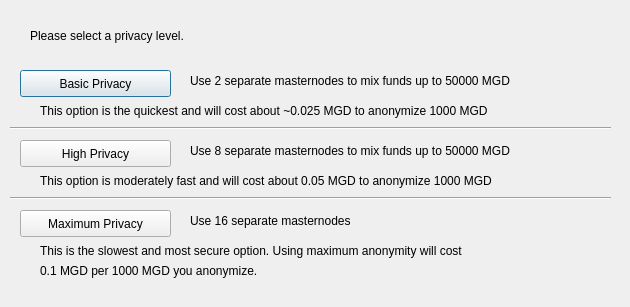
<?xml version="1.0" encoding="UTF-8"?>
<ui version="4.0">
 <class>DarksendConfig</class>
 <widget class="QDialog" name="DarksendConfig">
  <property name="geometry">
   <rect>
    <x>0</x>
    <y>0</y>
    <width>630</width>
    <height>307</height>
   </rect>
  </property>
  <property name="windowTitle">
   <string>Configure PrivateSend</string>
  </property>
  <widget class="QPushButton" name="buttonBasic">
   <property name="geometry">
    <rect>
     <x>20</x>
     <y>70</y>
     <width>151</width>
     <height>27</height>
    </rect>
   </property>
   <property name="text">
    <string>Basic Privacy</string>
   </property>
  </widget>
  <widget class="QPushButton" name="buttonHigh">
   <property name="geometry">
    <rect>
     <x>20</x>
     <y>140</y>
     <width>151</width>
     <height>27</height>
    </rect>
   </property>
   <property name="text">
    <string>High Privacy</string>
   </property>
  </widget>
  <widget class="QPushButton" name="buttonMax">
   <property name="geometry">
    <rect>
     <x>20</x>
     <y>210</y>
     <width>151</width>
     <height>27</height>
    </rect>
   </property>
   <property name="text">
    <string>Maximum Privacy</string>
   </property>
  </widget>
  <widget class="QLabel" name="label">
   <property name="geometry">
    <rect>
     <x>30</x>
     <y>20</y>
     <width>571</width>
     <height>31</height>
    </rect>
   </property>
   <property name="text">
    <string>Please select a privacy level.</string>
   </property>
  </widget>
  <widget class="QLabel" name="label_2">
   <property name="geometry">
    <rect>
     <x>190</x>
     <y>70</y>
     <width>421</width>
     <height>21</height>
    </rect>
   </property>
   <property name="text">
    <string>Use 2 separate masternodes to mix funds up to 50000 MGD</string>
   </property>
  </widget>
  <widget class="QLabel" name="label_3">
   <property name="geometry">
    <rect>
     <x>190</x>
     <y>140</y>
     <width>411</width>
     <height>21</height>
    </rect>
   </property>
   <property name="text">
    <string>Use 8 separate masternodes to mix funds up to 50000 MGD</string>
   </property>
  </widget>
  <widget class="QLabel" name="label_4">
   <property name="geometry">
    <rect>
     <x>190</x>
     <y>210</y>
     <width>421</width>
     <height>21</height>
    </rect>
   </property>
   <property name="text">
    <string>Use 16 separate masternodes</string>
   </property>
  </widget>
  <widget class="QLabel" name="label_6">
   <property name="geometry">
    <rect>
     <x>40</x>
     <y>100</y>
     <width>561</width>
     <height>21</height>
    </rect>
   </property>
   <property name="text">
    <string>This option is the quickest and will cost about ~0.025 MGD to anonymize 1000 MGD</string>
   </property>
  </widget>
  <widget class="QLabel" name="label_7">
   <property name="geometry">
    <rect>
     <x>40</x>
     <y>170</y>
     <width>561</width>
     <height>21</height>
    </rect>
   </property>
   <property name="text">
    <string>This option is moderately fast and will cost about 0.05 MGD to anonymize 1000 MGD</string>
   </property>
  </widget>
  <widget class="QLabel" name="label_8">
   <property name="geometry">
    <rect>
     <x>40</x>
     <y>240</y>
     <width>561</width>
     <height>21</height>
    </rect>
   </property>
   <property name="text">
    <string>This is the slowest and most secure option. Using maximum anonymity will cost</string>
   </property>
  </widget>
  <widget class="QLabel" name="label_9">
   <property name="geometry">
    <rect>
     <x>40</x>
     <y>260</y>
     <width>561</width>
     <height>21</height>
    </rect>
   </property>
   <property name="text">
    <string>0.1 MGD per 1000 MGD you anonymize.</string>
   </property>
  </widget>
  <widget class="Line" name="line">
   <property name="geometry">
    <rect>
     <x>10</x>
     <y>120</y>
     <width>601</width>
     <height>16</height>
    </rect>
   </property>
   <property name="orientation">
    <enum>Qt::Horizontal</enum>
   </property>
  </widget>
  <widget class="Line" name="line_2">
   <property name="geometry">
    <rect>
     <x>10</x>
     <y>190</y>
     <width>601</width>
     <height>16</height>
    </rect>
   </property>
   <property name="orientation">
    <enum>Qt::Horizontal</enum>
   </property>
  </widget>
 </widget>
 <resources/>
 <connections/>
</ui>
